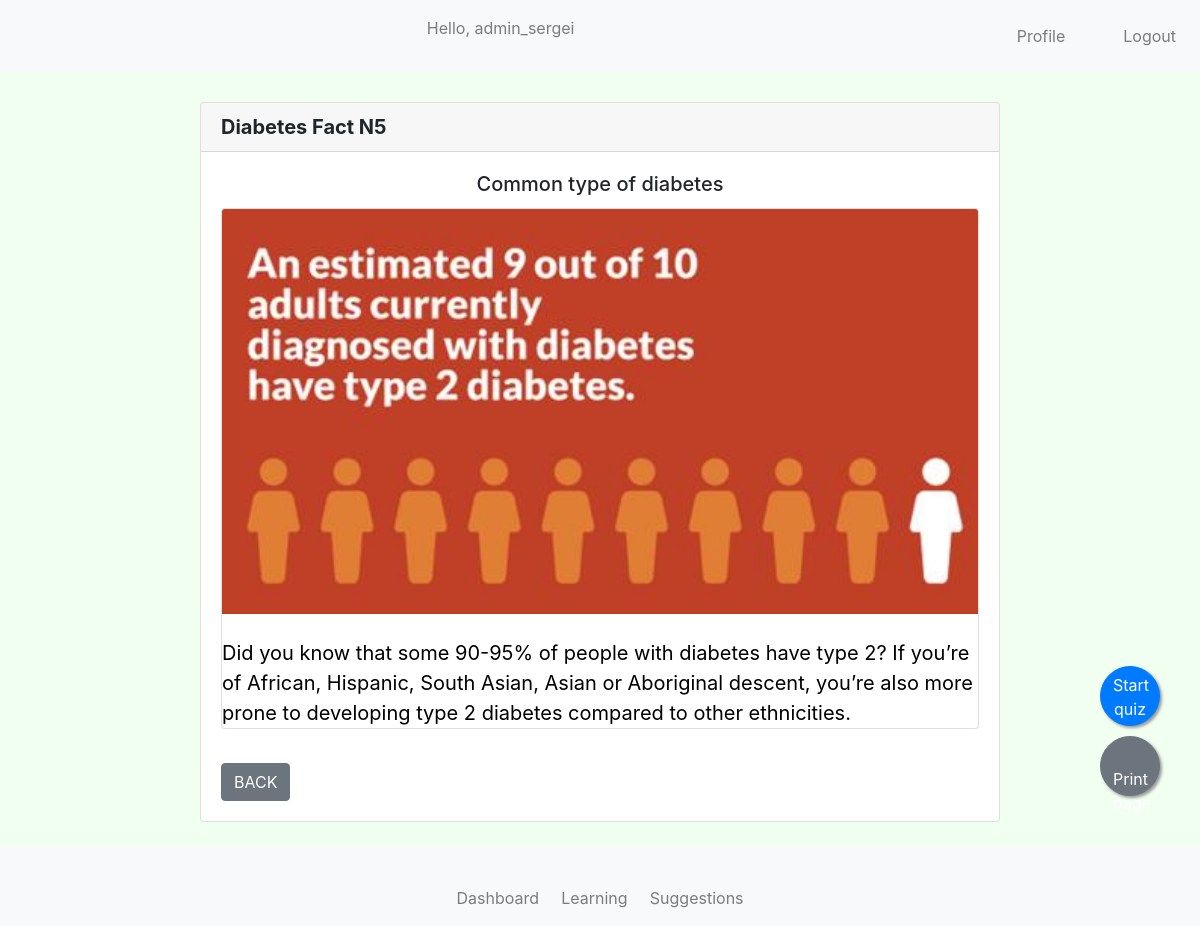
/learning/show_card/5 (signed in), run on the app's committed database.
### learning/models.py (models this page shows, shortened)
class Material(models.Model):
    title = models.CharField(max_length=100)
    img = models.ImageField(default='diabetes.png', upload_to='card_images')
    description = models.TextField()
    created_date = models.DateTimeField(default=now, editable=False)

### learning/views.py (the view)
# urls.py: path('show_card/<card_id>', show_card, name='show-card'),
@login_required(login_url='user:login')
def show_card(request, card_id):
    card = Material.objects.get(pk=card_id)
    return render(request, 'learning/show_card.html', {
                      "card": card,
                  })

### templates/learning/show_card.html (shortened to what this page needs)
{% extends 'base/base.html' %}
{% block content %}
<br/>
    <div class="card" style="width: 50rem;">
        <h5 class="card-header"> <strong>Diabetes Fact N{{card.id}}</strong></h5>
        <div class="card-body">
            <h5 class="card-title" style="text-align:center">{{card.title}}</h5>
            <div>
                <div class="card">
                    <img class="card-img-top" alt="Bootstrap Thumbnail First" src="{{card.img.url}}">
                    <br>
                    <div class="card-block">
                        <p class="card-text" style="color: black; font-size:20px">
                             {{card.description}}
                        </p>
                    </div>
                </div>
            </div>
            <br/>
            <div class="btn-toolbar" role="toolbar" aria-label="Toolbar with button groups">
                <div class="btn-group mr-2" role="group" aria-label="First group">
                    <a href="{%  url 'learning:list-cards' %}" class="btn btn-secondary" >BACK</a>
                </div>
            </div>
        </div>
    </div>
    <a  class="btn btn-primary" style="position:fixed;
        width:60px;
        height:60px;
        bottom:200px;
        right:40px;
        border-radius:50px;
        text-align:center;
        box-shadow: 2px 2px 3px #999;"
    href="{% url 'learning:main-view' %}" target="_blank">Start quiz</a>
{% endblock %}

### templates/base/base.html (shortened to what this page needs)
<!doctype html>
{% load static %}
<html lang="en">
  <head>
    <link rel="stylesheet" href="https://cdn.jsdelivr.net/npm/bootstrap@4.5.3/dist/css/bootstrap.min.css">
    <link rel="stylesheet" type="text/css" href="{% static 'css/style.css' %}">
    <link href="{% static 'fontawesomefree/css/fontawesome.css' %}" rel="stylesheet" type="text/css">
    <link href="{% static 'fontawesomefree/css/brands.css' %}" rel="stylesheet" type="text/css">
    <link href="{% static 'fontawesomefree/css/solid.css' %}" rel="stylesheet" type="text/css">
  </head>
    <body style="
    background-position: center center;
    background-repeat: no-repeat;
    background-attachment: fixed;
    background-size: cover;
    background-color: honeydew;
    ">
       <nav class="navbar navbar-expand-lg navbar-light bg-light fixed-top">
            <div class="collapse navbar-collapse" id="navbarCollapse">
                 <div class="navbar-nav ml-auto" >
                    {% if user.is_authenticated %}
                         <p id="hello-msg" class="nav-item nav-link">Hello, {{ request.user }} &nbsp;&nbsp;&nbsp;</p>
                    {% endif %}
                 </div>
                 <div class="navbar-nav ml-auto">
                    {% if user.is_authenticated %}
                        <a href="{% url 'user:users-profile' %}" class="nav-item nav-link"><i class="far fa-address-card"></i>&nbsp;&nbsp;Profile &emsp;</a>
                        <a href="{% url 'user:logout' %}" class="nav-item nav-link"> <i class="fas fa-sign-out-alt"></i>&nbsp;&nbsp;Logout</a>
                    {% else %}
                         <a href="{% url 'user:login' %}" class="nav-item nav-link"><i class="fas fa-sign-in-alt"></i>&nbsp;&nbsp;Sign in</a>
                    {% endif %}
                </div>
            </div>
        </nav>
        <br><br>
    <div class="container">
        {% block content %}
        {% endblock %}
    </div>
    <br/>
      <nav class="navbar navbar-expand-lg navbar-light bg-light fixed-bottom py-6 ">
          <div class="container-fluid">
              <ul class="navbar-nav mx-auto text-center nav-justified">
                  {% if user.is_authenticated %}
                  <li class="nav-item">
                      <a class="nav-link" href="{% url 'user:users-home' %}"><i class="fas fa-home"></i>Dashboard</a>
                  </li>
                  <li class="nav-item">
                      <a class="nav-link" href="{% url 'learning:list-cards' %}">
                          <i class="fa-solid fa-graduation-cap"></i><br>Learning</a>
                  </li>
                  <li class="nav-item" >
                    <a class="nav-link" href="{% url 'suggestions:get-health-answers' %}">
                      <i class="fa-solid fa-comment-medical"></i><br>Suggestions</a>
                  </li>
                  <a  class="btn btn-secondary" style="position:fixed;
                  width:60px;
                  height:60px;
                  bottom:130px;
                  right:40px;
                  border-radius:50px;
                  text-align:center;
                  box-shadow: 2px 2px 3px #999;"
                  onclick="window.print()" target="_blank"><i class="fa-solid fa-print"></i>Print page</a>
                  {% endif %}
              </ul>
          </div>
      </nav>
  </body>
</html>

### static/css/style.css (style rules this page uses)
img { max-width: 100%; max-height: 100%; }
body { padding-top: 30px; padding-bottom: 70px; }
nav { position:fixed; max-height: 100px; }

### templates/learning/show_card.html (style rules this page uses)
.card { margin: 0 auto; float: none; margin-bottom: 10px; }

### data on the page
Material: id "5", title "Common type of diabetes", img (picture), description "Did you know that some 90-95% of people with diabetes have type 2? If you’re of African, Hispanic, South Asian, Asian or Aboriginal descent, you’re also more prone to developing type 2 diabetes compared to other ethnicities."

### other printed values
{{ request.user }} "admin_sergei"
